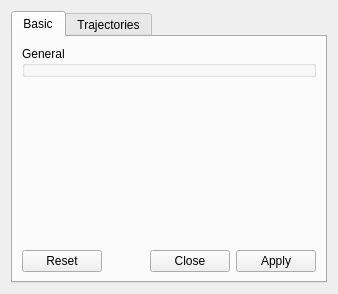
<?xml version="1.0" encoding="UTF-8"?>
<ui version="4.0">
 <class>TrajectoryListDesigner</class>
 <widget class="QWidget" name="TrajectoryListDesigner">
  <property name="geometry">
   <rect>
    <x>0</x>
    <y>0</y>
    <width>338</width>
    <height>294</height>
   </rect>
  </property>
  <property name="windowTitle">
   <string>Structure project</string>
  </property>
  <layout class="QVBoxLayout" name="verticalLayout">
   <item>
    <widget class="QTabWidget" name="tabWidget">
     <property name="currentIndex">
      <number>0</number>
     </property>
     <widget class="QWidget" name="basicTab">
      <attribute name="title">
       <string>Basic</string>
      </attribute>
      <layout class="QVBoxLayout" name="verticalLayout_2">
       <item>
        <widget class="QGroupBox" name="generalGB">
         <property name="title">
          <string>General</string>
         </property>
        </widget>
       </item>
       <item>
        <spacer name="verticalSpacer">
         <property name="orientation">
          <enum>Qt::Vertical</enum>
         </property>
         <property name="sizeHint" stdset="0">
          <size>
           <width>20</width>
           <height>155</height>
          </size>
         </property>
        </spacer>
       </item>
       <item>
        <widget class="QDialogButtonBox" name="buttonBox">
         <property name="standardButtons">
          <set>QDialogButtonBox::Apply|QDialogButtonBox::Close|QDialogButtonBox::Reset</set>
         </property>
        </widget>
       </item>
      </layout>
     </widget>
     <widget class="QWidget" name="structuresTab">
      <attribute name="title">
       <string>Trajectories</string>
      </attribute>
     </widget>
    </widget>
   </item>
  </layout>
 </widget>
 <resources/>
 <connections/>
</ui>
